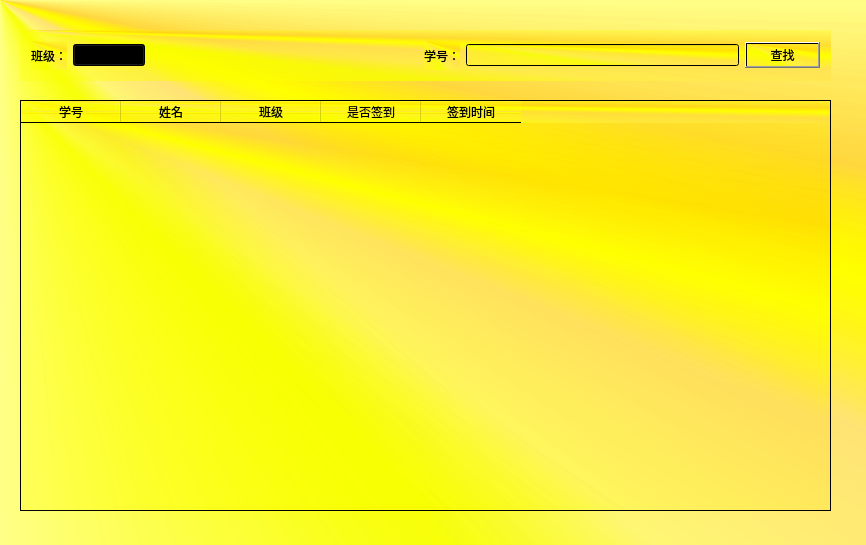
<?xml version="1.0" encoding="UTF-8"?>
<ui version="4.0">
 <class>Widget</class>
 <widget class="QWidget" name="Widget">
  <property name="geometry">
   <rect>
    <x>0</x>
    <y>0</y>
    <width>866</width>
    <height>545</height>
   </rect>
  </property>
  <property name="windowTitle">
   <string>Widget</string>
  </property>
  <property name="styleSheet">
   <string notr="true">background-color: qconicalgradient(cx:0, cy:0, angle:135, stop:0 rgba(255, 255, 0, 69), stop:0.375 rgba(255, 255, 0, 69), stop:0.423533 rgba(251, 255, 0, 145), stop:0.45 rgba(247, 255, 0, 208), stop:0.477581 rgba(255, 244, 71, 130), stop:0.518717 rgba(255, 218, 71, 130), stop:0.55 rgba(255, 255, 0, 255), stop:0.57754 rgba(255, 203, 0, 130), stop:0.625 rgba(255, 255, 0, 69), stop:1 rgba(255, 255, 0, 69));</string>
  </property>
  <widget class="QWidget" name="horizontalLayoutWidget">
   <property name="geometry">
    <rect>
     <x>20</x>
     <y>30</y>
     <width>811</width>
     <height>51</height>
    </rect>
   </property>
   <layout class="QHBoxLayout" name="horizontalLayout">
    <item>
     <widget class="QLabel" name="label">
      <property name="text">
       <string>班级：</string>
      </property>
     </widget>
    </item>
    <item>
     <widget class="QComboBox" name="comboBox"/>
    </item>
    <item>
     <spacer name="horizontalSpacer">
      <property name="orientation">
       <enum>Qt::Horizontal</enum>
      </property>
      <property name="sizeHint" stdset="0">
       <size>
        <width>40</width>
        <height>20</height>
       </size>
      </property>
     </spacer>
    </item>
    <item>
     <widget class="QLabel" name="label_2">
      <property name="text">
       <string>学号：</string>
      </property>
     </widget>
    </item>
    <item>
     <widget class="QLineEdit" name="le"/>
    </item>
    <item>
     <widget class="QPushButton" name="pushButton">
      <property name="text">
       <string>查找</string>
      </property>
     </widget>
    </item>
   </layout>
  </widget>
  <widget class="QTableWidget" name="tableWidget">
   <property name="geometry">
    <rect>
     <x>20</x>
     <y>100</y>
     <width>811</width>
     <height>411</height>
    </rect>
   </property>
   <property name="styleSheet">
    <string notr="true">font: 75 10pt &quot;Arial&quot;;
</string>
   </property>
   <column>
    <property name="text">
     <string>学号</string>
    </property>
   </column>
   <column>
    <property name="text">
     <string>姓名</string>
    </property>
   </column>
   <column>
    <property name="text">
     <string>班级</string>
    </property>
   </column>
   <column>
    <property name="text">
     <string>是否签到</string>
    </property>
   </column>
   <column>
    <property name="text">
     <string>签到时间</string>
    </property>
   </column>
  </widget>
 </widget>
 <layoutdefault spacing="6" margin="11"/>
 <resources/>
 <connections/>
</ui>
